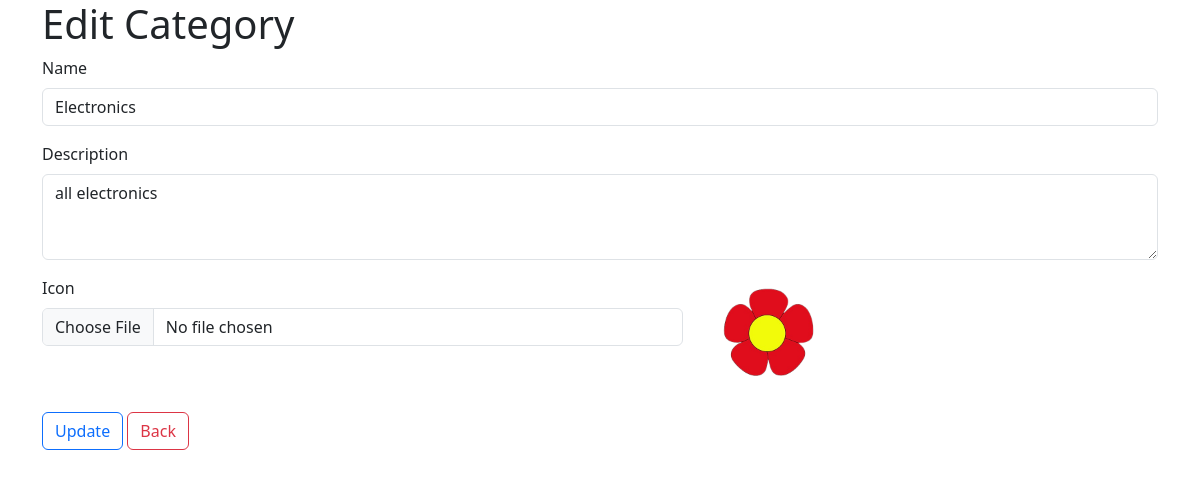
The page /categories-edit.php?id=3 on the database its author committed.
### tables this page shows
CREATE TABLE `categories` (
  `id` int(11) NOT NULL,
  `name` varchar(60) NOT NULL,
  `description` varchar(512) NOT NULL,
  `icon` varchar(60) NOT NULL,
  `created_at` timestamp NOT NULL DEFAULT current_timestamp()
);

### categories-edit.php (the view, shortened to what this page needs)
<?php
require "db/connect.php";
if(isset($_GET['id'])){
    $id = $_GET['id'];
    $q = "select * from categories where id ={$id} limit 1";
    $r = $connect->query($q);
    if($r->num_rows){
    $row = $r->fetch_assoc();
    }
    else{exit;}
}
else exit;
?>
<!DOCTYPE html>
<html lang="en">
<head>
    <link rel="stylesheet" href="https://cdn.jsdelivr.net/npm/bootstrap@5.3.0-alpha1/dist/css/bootstrap.min.css">
    <link rel="stylesheet" href="assets/css/style.css">
    <link rel="stylesheet" href="https://cdn.jsdelivr.net/npm/bootstrap-icons@1.10.3/font/bootstrap-icons.css">
</head>
<body>
    <div class="container">
        <h1>Edit Category</h1>
    <div id="formContainer">
            <form action="" method="post" enctype="multipart/form-data">
                <div class="mb-3">
                    <label for="catname" class="form-label">Name</label>
                    <input type="text" class="form-control" id="catname" name="catname" placeholder="category name" required value="<?= $row['name']?>">
                </div>
                <div class="mb-3">
                    <label for="catdesc" class="form-label">Description</label>
                    <textarea class="form-control" id="catdesc" name="catdesc" rows="3" required><?= $row['description']?></textarea>
                </div>
                <div class="mb-3">
                    <div class="row">
                        <div class="col-7">
                        <label for="caticon" class="form-label">Icon</label>
                    <input class="form-control" type="file" name="caticon" id="caticon">
                        </div>
                        <div class="col-5">
                            <img class="iconimage" src="assets/images/caticon/<?= $row['icon']?>" alt="">
                        </div>
                    </div>
                </div>
                <input class="btn btn-outline-primary" type="submit" value="Update" name="updateBtn">
                <input class="btn btn-outline-danger" type="button" value="Back" name="back">
            </form>
        </div>
    </div>
</body>
</html>

### assets/css/style.css (style rules this page uses)
img { width: 100%; height: 100%; }
.iconimage { width: 120px !important; }

### rows shown on the page
categories: catname "Electronics", catdesc "all electronics", icon (picture)
